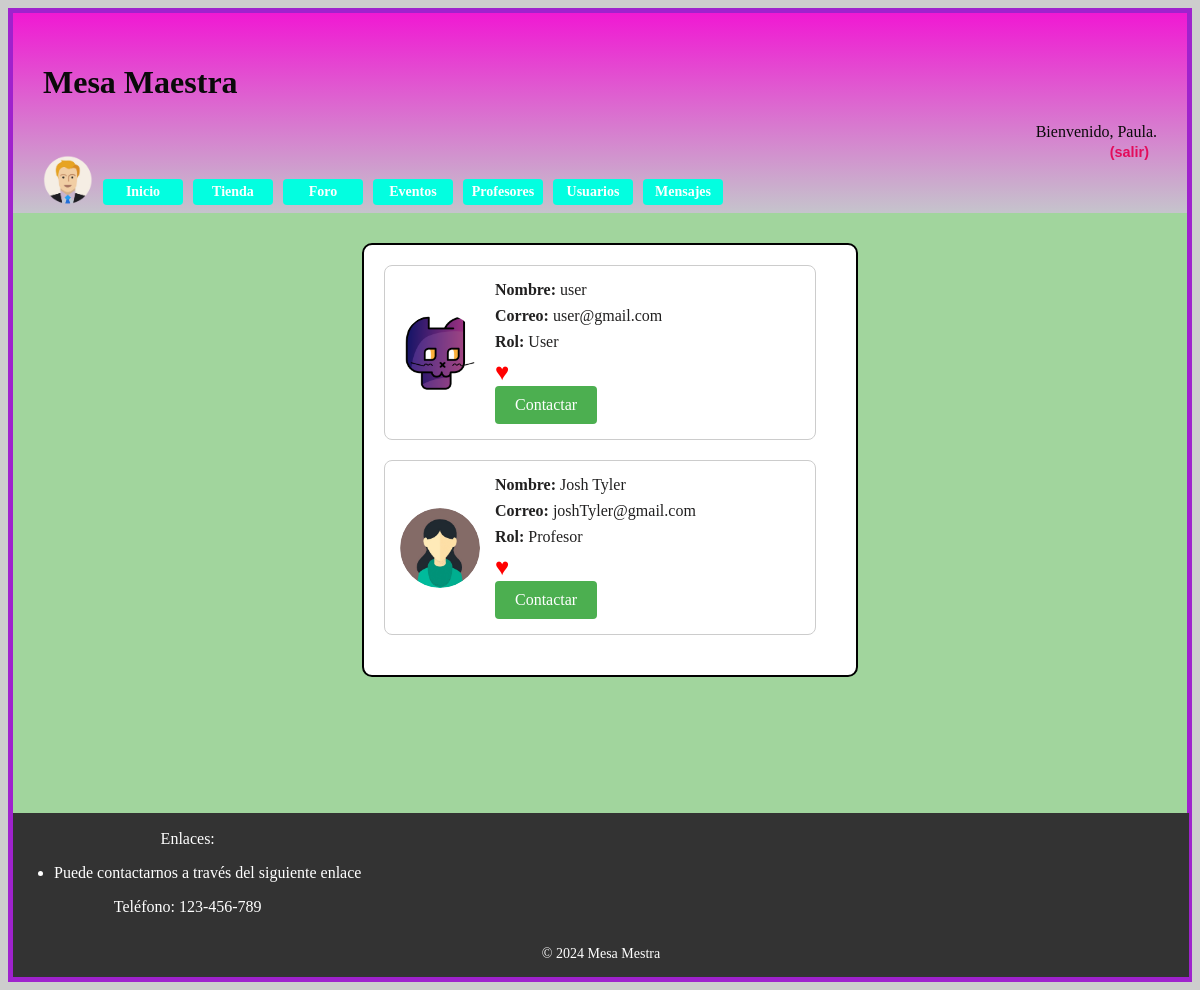
The page /seguidos.php (signed in) on the database its author committed.
### tables this page shows
CREATE TABLE `usuarios` (
  `id` int(11) NOT NULL,
  `password` varchar(70) NOT NULL,
  `nombre` varchar(50) NOT NULL,
  `correo` varchar(50) NOT NULL,
  `rolUser` int(11) NOT NULL,
  `valoracion` float DEFAULT NULL,
  `precio` float DEFAULT NULL,
  `avatar` varchar(50) DEFAULT NULL
);

### seguidos.php (called while the page is built)
<?php
require_once 'includes/config.php';
require_once 'includes/src/Usuarios/listaAmigos.php';
$tituloPagina = 'Chatea aprende y diviertete en los foros';
$amiguis = listaAmigos();
$contenidoPrincipal = <<<EOF
$amiguis
EOF;
$params = ['tituloPagina' => $tituloPagina, 'contenidoPrincipal' => $contenidoPrincipal];
$app->generaVista('/plantillas/plantilla.php', $params);
?>

### includes/src/Usuarios/Usuario.php (called while the page is built, shortened)
<?php
class Usuario
{
    public function usuarioSigue($idUsuario, $idUsuarioSeguir) {
        $app = BD::getInstance();
        $conexion = $app->getConexionBd();
        $consulta = "SELECT COUNT(*) AS sigue FROM seguir WHERE idUsuario = $idUsuario AND idUsuarioSeguir = $idUsuarioSeguir";
        $resultado = $conexion->query($consulta);
        if ($resultado) {
            $row = $resultado->fetch_assoc();
            return $row['sigue'] > 0;
        } else {
            error_log("Error en la consulta de usuarioSigue: {$conexion->error}");
            return false;
        }
    }
    public static function buscaUsuario($correo)
    {
        $conn = \es\ucm\fdi\aw\src\BD::getInstance()->getConexionBd();
        $query = sprintf("SELECT * FROM usuarios U WHERE U.correo='%s'", $conn->real_escape_string($correo));
        $rs = $conn->query($query);
        $result = false;
        if ($rs) {
            $fila = $rs->fetch_assoc();
            if ($fila) {
                $result = new Usuario($fila['rolUser'], $fila['nombre'], $fila['password'],$fila['correo'], $fila['avatar'],$fila['id']);
            }
        } else {
            error_log("Error BD ({$conn->errno}): {$conn->error}");
        }
        return $result;
    }
    protected $id;
    protected $rolUser;
    protected $nombre;
    protected $correo;
    protected $avatar;
    protected  function __construct($rol,$nombre, $password, $correo, $avatar, $id = null)
    {
        $this->id = $id;
        $this->rolUser = $rol;
        $this->nombre = $nombre;
        $this->correo = $correo;
        $this->avatar = $avatar;
    }
    public function getId()
    {
        return $this->id;
    }
    public function getRolString()
    {
        $rol = "INVALID";
        if($this->rolUser == self::ADMIN_ROLE)
        {
            $rol = "Admin";
        }
        else if($this->rolUser == self::USER_ROLE)
        {
            $rol = "User";
        }
        else if($this->rolUser == self::TEACHER_ROLE)
        {
            $rol = "Profesor";
        }
        return $rol;
    }
    public function getNombre()
    {
        return $this->nombre;
    }
    public function getCorreo()
    {
        return $this->correo;
    }
    public function getAvatar()
    {
        return $this->avatar;
    }
    public static function obtenerUsuariosSeguidos($idUsuario) {
        $app = BD::getInstance();
        $conexion = $app->getConexionBd();
        $consulta = "SELECT U.*
                     FROM usuarios U
                     JOIN seguir S ON U.id = S.idUsuarioSeguir
                     WHERE S.idUsuario = $idUsuario";
        $resultados = $conexion->query($consulta);
        if ($resultados) {
            $usuariosSeguidos = array();
            while ($fila = $resultados->fetch_assoc()) {
                $usuario = new Usuario(
                    $fila['rolUser'],
                    $fila['nombre'],
                    '',
                    $fila['correo'],
                    $fila['avatar'],
                    $fila['id']
                );
                $usuariosSeguidos[] = $usuario;
            }
            return $usuariosSeguidos;
        } else {
            error_log("Error en la consulta obtenerUsuariosSeguidos: {$conexion->error}");
            return false;
        }
    }
}

### includes/src/BD.php (called while the page is built, shortened)
<?php
class BD
{
    private static $instancia;
    public static function getInstance()
    {
        if (!self::$instancia instanceof self) {
            self::$instancia = new static();
        }
        return self::$instancia;
    }
    private $rutaRaizApp;
    private $dirInstalacion;
    private $inicializada;
    private function __construct()
    {
        $this->inicializada = false;
    }
    public function init($bdDatosConexion, $rutaApp = RUTA_APP, $dirInstalacion = __DIR__. '/../')
    {
        if (!$this->inicializada) {
            $this->rutaRaizApp = $rutaApp;
            $this->dirInstalacion = $dirInstalacion;
            $tamDirInstalacion = mb_strlen($this->dirInstalacion);
            if ($tamDirInstalacion > 0) {
                $ultimoChar = mb_substr($this->dirInstalacion, $tamDirInstalacion-1, 1);
                if ($ultimoChar === DIRECTORY_SEPARATOR || $ultimoChar === '/') {
                    $this->dirInstalacion = mb_substr($this->dirInstalacion, 0, $tamDirInstalacion - 1);
                }
            }
            $this->inicializada = true;
        }
    }
    public function resuelve($path = '')
    {
        $rutaAppLongitudPrefijo = mb_strlen($this->rutaRaizApp);
        return $this->rutaRaizApp . $path;
    }
    public function doInclude($path = '', &$params= [])
    {
        $this->doIncludeInterna($path, $params);
    }
    private function doIncludeInterna($path, &$params)
    {
        include($this->dirInstalacion  . $path);
    }
    public function generaVista(string $rutaVista, &$params)
    {
        $params['app'] = $this;
        $rutaVista = "/vistas{$rutaVista}";
        $this->doIncludeInterna($rutaVista, $params);
    }
    public function usuarioLogueado()
    {
        return ($_SESSION['login'] ?? false) === true;
    }
    public function nombreUsuario()
    {
        return $_SESSION['nombre'] ?? '';
    }
}

### includes/vistas/helpers/utils.php (called while the page is built, shortened)
<?php
function resuelve($path = ''){
    $app = \es\ucm\fdi\aw\src\BD::getInstance();
    $url = $app->resuelve($path);
    return $url;
}

### includes/config.php (called while the page is built, shortened)
<?php
spl_autoload_register(function ($clase) {
    $prefix = 'es\\ucm\\fdi\\aw\\';
    $base_dir = __DIR__ . '/';
    $len = strlen($prefix);
    $relative_class = substr($clase, $len);
    $file = $base_dir . str_replace('\\', '/', $relative_class) . '.php';
});
require_once __DIR__ . '/vistas/helpers/utils.php';

### includes/src/Usuarios/listaAmigos.php (the view, shortened to what this page needs)
<?php
require_once 'includes/config.php';
echo '<link rel="stylesheet" type="text/css" href="' . RUTA_CSS . '/imagenes.css">';
$contenidoPrincipal = listaAmigos();
function listaAmigos()
{
    $idUser = $_SESSION['id'];
    $Usuarios = Usuario::obtenerUsuariosSeguidos($idUser);
    if($Usuarios){
            $html = "<div class='rectangulo-usuarios'>";
        foreach ($Usuarios as $Usuario) {
            $html .= visualizaUsuario($Usuario);
        }
    }
    else{
        $html = "<div class='rectangulo-usuarios'>";
        $html .= "<h1>No tienes gente siguiendo :(</h1>";
    }
    $html .= "</div>";
    return $html;
}
function visualizaUsuario($Usuario) {
    $imagenPath = $Usuario->getAvatar() ? RUTA_IMGS . $Usuario->getAvatar() : RUTA_IMGS . 'images/avatarPorDefecto.png';
    $id =  $Usuario->getId();
    $idUser = $_SESSION['id'];
    $app = BD::getInstance();
    if ($app->usuarioLogueado())
    {
        $rutaChat = resuelve('/ChatView.php');
        $sigueUsuario = $Usuario->usuarioSigue($idUser, $id);
        $corazonClase = $sigueUsuario ? 'corazon_lleno' : 'corazon_vacio';
        $html = <<<EOF
        <div class="tarjeta_usuario">
            <img src="{$imagenPath}" alt="Avatar de {$Usuario->getNombre()}" class="avatar_usuario">
            <div class="info_usuario">
                <div class="texto"><strong>Nombre:</strong> {$Usuario->getNombre()}</div>
                <div class="texto"><strong>Correo:</strong> {$Usuario->getCorreo()}</div>
                <div class="texto"><strong>Rol:</strong> {$Usuario->getRolString()}</div>
                <div id="corazon_$id" class="corazon $corazonClase" style="font-size: 24px; cursor: pointer;" onclick="toggleSeguir($idUser, $id)">&hearts;</div>
                <div>
                    <a href="$rutaChat?id=$id" class="button-like-link">Contactar</a>
                </div>
            </div>
        </div>
        <script>
        // Función para cambiar el estado del corazón y agregar/eliminar la relación de seguimiento
        function toggleSeguir(idUsuario, idUsuarioSeguir) {
            var corazon = document.getElementById('corazon_' + idUsuarioSeguir);
            var sigue = corazon.classList.contains('corazon_lleno');
            var nuevaClase = sigue ? 'corazon_vacio' : 'corazon_lleno';
            // Cambiar la clase del corazón
            corazon.className = nuevaClase;
            // Enviar una solicitud AJAX para agregar/eliminar la relación de seguimiento
            var xhr = new XMLHttpRequest();
            xhr.open('POST', 'agregar_eliminar_seguir.php', true);
            xhr.setRequestHeader('Content-type', 'application/x-www-form-urlencoded');
            xhr.onreadystatechange = function() {
                if (xhr.readyState == 4 && xhr.status == 200) {
                    // Actualizar la interfaz de usuario si es necesario
                    var respuesta = xhr.responseText;
                    if (respuesta === 'agregado') {
                        console.log('Se ha agregado la relación de seguimiento.');
                    } else if (respuesta === 'eliminado') {
                        console.log('Se ha eliminado la relación de seguimiento.');
                    } else {
                        console.log('Hubo un error al procesar la solicitud.');
                    }
                }
            };
            xhr.send('idUsuario=' + idUsuario + '&idUsuarioSeguir=' + idUsuarioSeguir);
        }
        </script>
EOF;
    }
    return $html;
}
?>

### includes/vistas/comun/cabecera.php (shortened to what this page needs)
<?php
function mostrarSaludo()
{
    $html = '';
    $app = BD::getInstance();
    if ($app->usuarioLogueado()) {
        $nombreUsuario = $app->nombreUsuario();
        $formLogout = new FormularioLogout();
        $htmlLogout = $formLogout->gestiona();
        $html = "Bienvenido, {$nombreUsuario}. $htmlLogout";
    } else {
        $loginUrl = $app->resuelve('/login.php');
        $registroUrl = $app->resuelve('/registro.php');
        $html = <<<EOS
        Usuario desconocido. <a href="{$loginUrl}" class="login-button">Login</a> <a href="{$registroUrl}" class="login-button">Registro</a>
      EOS;
    }
    return $html;
}
function mostrarInfoUsuario() {
    $app = BD::getInstance();
    if (!$app->usuarioLogueado())  {
        $avatar = (RUTA_IMGS . 'images/avatarPorDefecto.png');
        echo "<img src='{$avatar}' alt='Avatar por defecto' width='60' height='60'>";
    } else {
        $correo_usuario = $_SESSION['correo'];
        $usuario = Usuario::buscaUsuario($correo_usuario);
        $avatar = $usuario->getAvatar() ? (RUTA_IMGS . $usuario->getAvatar()) : (RUTA_IMGS . 'images/avatarPorDefecto.png');
        echo "<div class='info-usuario'>";
        echo "<div class='dropdown'>";
        echo "<img src='{$avatar}' alt='Avatar de {$usuario->getNombre()}' width='60' height='60' class='avatar-dropdown'>";
        echo "<ul class='dropdown-content'>";
        echo "</ul></div></div>";
    }
}
?>
<header>
    <h1><?= $params['cabecera'] ?? 'Mesa Maestra' ?></h1>
    <div class="saludo">
        <?= mostrarSaludo(); ?>
    </div>
    <nav>
        <ul>
            <li><a href="<?= RUTA_APP?>/index.php"class="sideBarDerButton">Inicio</a></li>
            <li><a href="<?= RUTA_APP?>/tienda.php" class="sideBarDerButton">Tienda</a></li>
            <li><a href="<?= RUTA_APP?>/foros.php"class="sideBarDerButton">Foro</a></li>
            <li><a href="<?= RUTA_APP?>/eventos.php"class="sideBarDerButton">Eventos</a></li>
            <li><a href="<?= RUTA_APP?>/profesores.php"class="sideBarDerButton">Profesores</a></li>
            <li><a href="<?= RUTA_APP?>/usuariosView.php"class="sideBarDerButton">Usuarios</a></li>
            <li><a href="<?= RUTA_APP?>/Conversaciones.php"class="sideBarDerButton">Mensajes</a></li>
        </ul>
    </nav>
    <div class="info-usuario">
        <?= mostrarInfoUsuario(); ?>
    </div>
</header>

### css/estilo.css (style rules this page uses)
body { background-color: #CDCDCD; }
header { background-image: linear-gradient(#f019d3, #c5c4cc); padding: 30px; height: 140px; background-color: #e8f17ea4; color: rgb(10, 10, 10); }
header a, header a:visited { color: rgb(16, 16, 16); font-weight: bold; text-decoration: none; }
.tarjeta_usuario { position: relative; }
.corazon { color: red; }
.corazon_lleno { color: red; }
nav a, nav a:visited { color: rgb(224, 13, 140); font-weight: bold; text-decoration: none; }
div.saludo { width: 100%; text-align: right; }
.button-like-link { display: inline-block; background-color: #4CAF50; color: white; padding: 10px 20px; text-align: center; text-decoration: none; border: none; border-radius: 4px; cursor: pointer; }
.sideBarDerButton { display: inline-block; background-color: #03fee0; color: white; padding: 5px 5px; text-align: center; text-decoration: none; border: none; border-radius: 4px; cursor: pointer; font-size: 14px; width: 70px; }
.info-usuario { display: flex; align-items: center; margin-right: 5px; }
.info-usuario img { border-radius: 50%; margin-right: 0px; width: 50px; height: 50px; margin-top: -50px; }
.rectangulo-usuarios { background-color: #ffffff; border: 2px solid #000000; border-radius: 10px; padding: 20px; margin: 20px auto; width: 95%; }
nav { margin-left: 60px; }
nav ul { list-style-type: none; padding: 0; margin: 0; display: flex; }
nav li { margin-right: 10px; }
nav li:last-child { margin-right: 0; }

### css/usuarios.css (style rules this page uses)
.tarjeta_usuario { display: flex; align-items: center; width: 400px; padding: 15px; border: 1px solid #ccc; border-radius: 8px; margin-bottom: 20px; background-color: #ffffff; }
.avatar_usuario { width: 80px; height: 80px; border-radius: 50%; margin-right: 15px; }
.tarjeta_usuario .info_usuario { flex-grow: 1; }
.tarjeta_usuario .texto { margin-bottom: 8px; }

### rows shown on the page
usuarios: avatar (picture)
usuarios: avatar (picture), nombre "user", correo "user@gmail.com", rolUser "User"
usuarios: avatar (picture), nombre "Josh Tyler", correo "joshTyler@gmail.com", rolUser "Profesor"

### other values the page prints
$params['cabecera'] "Mesa Maestra"
mostrarSaludo() "Bienvenido, Paula."
